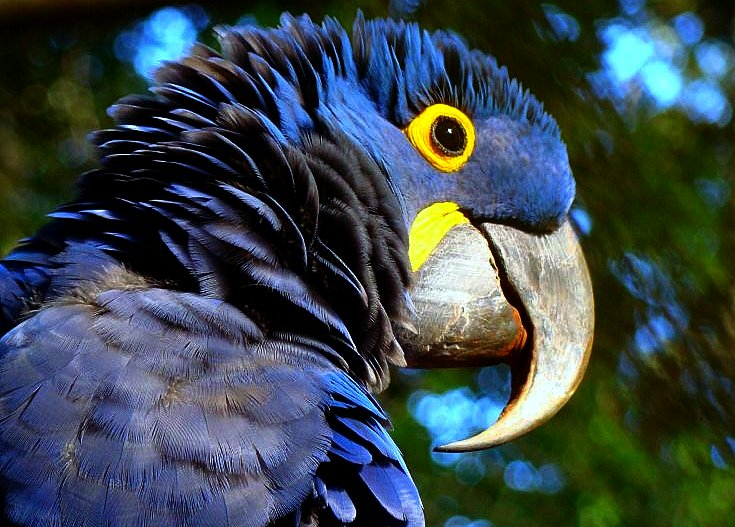
#> input picture lesson5/data/bird.jpg, 735 x 527 px
$ python lesson5.py
#> lines starting #> are read from the running program, lines starting #| are printed output that depends on the picture
import os
import cv2

#Colorspaces

img = cv2.imread(os.path.join('.', 'data', 'bird.jpg'))
#> img is the input picture: shape (527, 735, 3); mean B, G, R 78.1, 71.8, 58.6

img_rgb = cv2.cvtColor(img, cv2.COLOR_BGR2RGB)
img_gray = cv2.cvtColor(img, cv2.COLOR_BGR2GRAY)
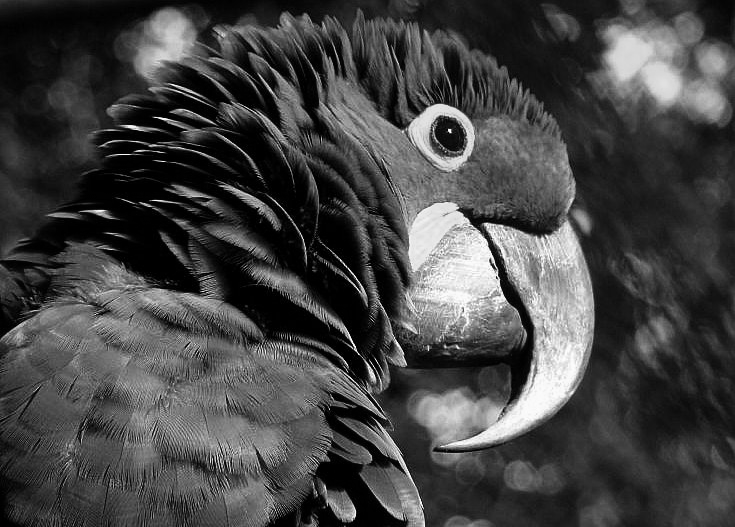
#> img_gray: shape (527, 735); min 0, max 255, mean 68.6

cv2.imshow('img', img)
cv2.imshow('img_rgb', img_rgb)
cv2.imshow('img_gray', img_gray)
cv2.waitKey(0)
